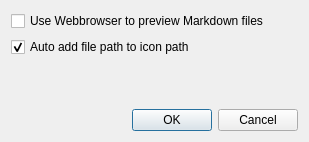
<?xml version="1.0" encoding="UTF-8"?>
<ui version="4.0">
 <class>Settings</class>
 <widget class="QDialog" name="Settings">
  <property name="geometry">
   <rect>
    <x>0</x>
    <y>0</y>
    <width>309</width>
    <height>142</height>
   </rect>
  </property>
  <property name="sizePolicy">
   <sizepolicy hsizetype="Minimum" vsizetype="Minimum">
    <horstretch>0</horstretch>
    <verstretch>0</verstretch>
   </sizepolicy>
  </property>
  <property name="windowTitle">
   <string>Settings</string>
  </property>
  <layout class="QFormLayout" name="formLayout">
   <item row="0" column="0" colspan="2">
    <widget class="QCheckBox" name="useWebBrowser">
     <property name="text">
      <string>Use Webbrowser to preview Markdown files</string>
     </property>
    </widget>
   </item>
   <item row="1" column="0" colspan="2">
    <widget class="QCheckBox" name="addToPath">
     <property name="text">
      <string>Auto add file path to icon path</string>
     </property>
     <property name="checked">
      <bool>true</bool>
     </property>
    </widget>
   </item>
   <item row="2" column="1">
    <spacer name="verticalSpacer">
     <property name="orientation">
      <enum>Qt::Vertical</enum>
     </property>
     <property name="sizeType">
      <enum>QSizePolicy::Maximum</enum>
     </property>
     <property name="sizeHint" stdset="0">
      <size>
       <width>20</width>
       <height>40</height>
      </size>
     </property>
    </spacer>
   </item>
   <item row="3" column="1">
    <widget class="QDialogButtonBox" name="buttonBox">
     <property name="orientation">
      <enum>Qt::Horizontal</enum>
     </property>
     <property name="standardButtons">
      <set>QDialogButtonBox::Cancel|QDialogButtonBox::Ok</set>
     </property>
    </widget>
   </item>
  </layout>
 </widget>
 <resources/>
 <connections>
  <connection>
   <sender>buttonBox</sender>
   <signal>accepted()</signal>
   <receiver>Settings</receiver>
   <slot>accept()</slot>
   <hints>
    <hint type="sourcelabel">
     <x>248</x>
     <y>254</y>
    </hint>
    <hint type="destinationlabel">
     <x>157</x>
     <y>274</y>
    </hint>
   </hints>
  </connection>
  <connection>
   <sender>buttonBox</sender>
   <signal>rejected()</signal>
   <receiver>Settings</receiver>
   <slot>reject()</slot>
   <hints>
    <hint type="sourcelabel">
     <x>316</x>
     <y>260</y>
    </hint>
    <hint type="destinationlabel">
     <x>286</x>
     <y>274</y>
    </hint>
   </hints>
  </connection>
 </connections>
</ui>
